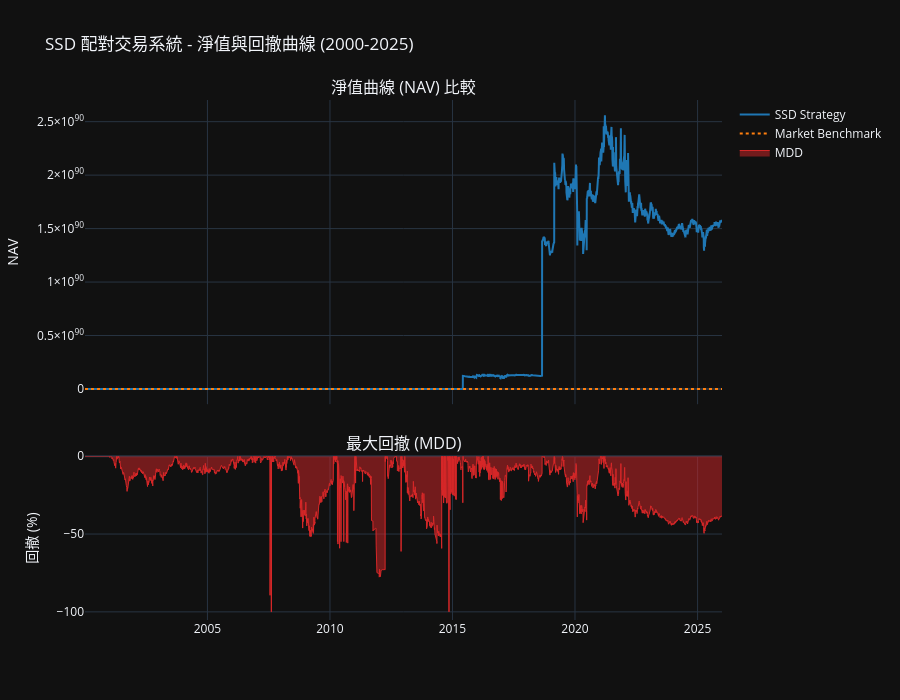
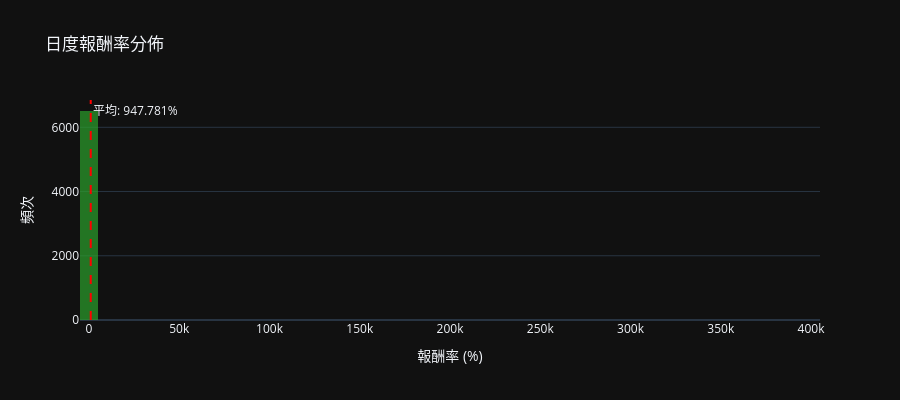
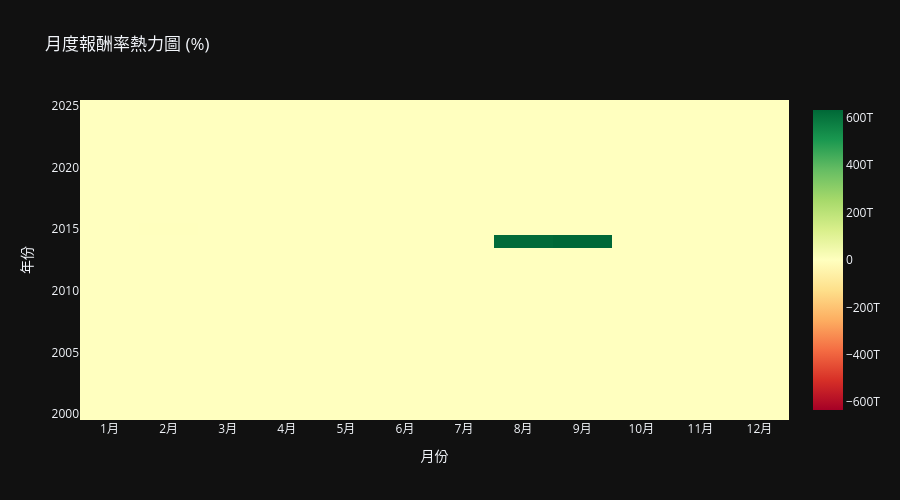

Here is the notebook cell these charts were saved with, in order:
### Code cell
# ========== 階段 6：結果視覺化與對標 ==========
# ===== 準備數據 =====
portfolio_pnl = pnl_df['Total_NAV']
returns = portfolio_pnl.pct_change().dropna()
nav = portfolio_pnl / INITIAL_CAPITAL
drawdown = (nav - nav.cummax()) / nav.cummax() * 100

# ===== 1. 淨值曲線與回撤 =====
print("\n【第 6.1 步】繪製淨值曲線與回撤 (包含大盤對標)...")

fig = make_subplots(
    rows=2, cols=1, shared_xaxes=True,
    row_heights=[0.65, 0.35],
    subplot_titles=['淨值曲線 (NAV) 比較', '最大回撤 (MDD)'],
    vertical_spacing=0.1
)

# Plot Strategy NAV
fig.add_trace(
    go.Scatter(
        x=nav.index, y=nav.values,
        name='SSD Strategy',
        line=dict(color='#1f77b4', width=2),
        hovertemplate='%{x|%Y-%m-%d}<br>Strategy NAV: %{y:.4f}<extra></extra>'
    ),
    row=1, col=1
)

# Plot Benchmark NAV 
fig.add_trace(
    go.Scatter(
        x=benchmark_nav.index, y=benchmark_nav.values,
        name='Market Benchmark',
        line=dict(color='#ff7f0e', width=2, dash='dot'),
        hovertemplate='%{x|%Y-%m-%d}<br>Benchmark NAV: %{y:.4f}<extra></extra>'
    ),
    row=1, col=1
)

# 回撤
fig.add_trace(
    go.Scatter(
        x=drawdown.index, y=drawdown.values,
        name='MDD',
        fill='tozeroy',
        line=dict(color='#d62728', width=1),
        hovertemplate='%{x|%Y-%m-%d}<br>回撤: %{y:.2f}%<extra></extra>'
    ),
    row=2, col=1
)

fig.update_layout(
    title='SSD 配對交易系統 - 淨值與回撤曲線 (2000-2025)',
    height=700,
    template='plotly_dark',
    hovermode='x unified',
    showlegend=True
)

fig.update_yaxes(title_text='NAV', row=1, col=1)
fig.update_yaxes(title_text='回撤 (%)', row=2, col=1)
fig.show()

print("✓ 淨值曲線已繪製")

# ===== 2. 日度報酬分佈 =====
print("\n【第 6.2 步】繪製報酬分佈...")

fig_returns = go.Figure()

fig_returns.add_trace(go.Histogram(
    x=returns * 100,
    name='日度報酬',
    nbinsx=50,
    marker=dict(color='#2ca02c', opacity=0.7),
    hovertemplate='報酬率: %{x:.2f}%<br>頻次: %{y}<extra></extra>'
))

fig_returns.add_vline(
    x=returns.mean() * 100,
    line_dash='dash',
    line_color='red',
    annotation_text=f"平均: {returns.mean()*100:.3f}%",
    annotation_position="top right"
)

fig_returns.update_layout(
    title='日度報酬率分佈',
    xaxis_title='報酬率 (%)',
    yaxis_title='頻次',
    height=400,
    template='plotly_dark'
)

fig_returns.show()

print("✓ 報酬分佈已繪製")

# ===== 3. 月度績效熱力圖 =====
print("\n【第 6.3 步】生成月度績效熱力圖...")

# 按月計算報酬
returns_monthly = returns.resample('M').apply(lambda x: (1 + x).prod() - 1)
returns_monthly.index = returns_monthly.index.to_period('M')

# 轉換為年-月矩陣
if len(returns_monthly) > 0:
    pivot_returns = pd.DataFrame({
        'year': [d.year for d in returns_monthly.index],
        'month': [d.month for d in returns_monthly.index],
        'return': returns_monthly.values
    })
    
    pivot_table = pivot_returns.pivot(index='year', columns='month', values='return') * 100
    
    fig_heatmap = go.Figure(data=go.Heatmap(
        z=pivot_table.values,
        x=['1月', '2月', '3月', '4月', '5月', '6月', 
           '7月', '8月', '9月', '10月', '11月', '12月'],
        y=pivot_table.index,
        colorscale='RdYlGn',
        zmid=0,
        hovertemplate='%{y}年 %{x}: %{z:.2f}%<extra></extra>'
    ))
    
    fig_heatmap.update_layout(
        title='月度報酬率熱力圖 (%)',
        xaxis_title='月份',
        yaxis_title='年份',
        height=500,
        template='plotly_dark'
    )
    
    fig_heatmap.show()
    print("✓ 熱力圖已繪製")

# ===== 4. 視窗績效統計 =====
print("\n【第 6.4 步】視窗績效統計...")

windows_df = pd.DataFrame(backtest_result['windows'])
if len(windows_df) > 0:
    print(f"\n【視窗績效摘要】(共 {len(windows_df)} 個視窗)")
    print(windows_df[['window_id', 'pairs_count', 'trade_count', 'return_pct']].head(10)
                    .to_string(index=False))
    
    print(f"\n  平均配對數: {windows_df['pairs_count'].mean():.1f}")
    print(f"  平均交易數: {windows_df['trade_count'].mean():.1f}")
    print(f"  平均視窗報酬: {windows_df['return_pct'].mean():+.2f}%")
    print(f"  正報酬視窗: {(windows_df['return_pct'] > 0).sum()}/{len(windows_df)}")

# ===== 5. 交易日誌 =====
print("\n【第 6.5 步】交易日誌統計...")

if trades:
    trades_df = pd.DataFrame(trades)
    trades_df['entry_date'] = pd.to_datetime(trades_df['entry_date'])
    trades_df['exit_date'] = pd.to_datetime(trades_df['exit_date'])
    
    print(f"\n【交易統計】(共 {len(trades_df)} 筆交易)")
    print(f"  獲利交易: {(trades_df['profit'] > 0).sum()}")
    print(f"  虧損交易: {(trades_df['profit'] <= 0).sum()}")
    print(f"  平均利潤: {trades_df['profit'].mean():.6f}")
    print(f"  最大利潤: {trades_df['profit'].max():.6f}")
    print(f"  最大虧損: {trades_df['profit'].min():.6f}")
    print(f"  平均持倉: {trades_df['hold_days'].mean():.1f} 天")
    
    # 按平倉原因分類
    print(f"\n【平倉原因統計】")
    exit_reasons = trades_df['exit_reason'].value_counts()
    for reason, count in exit_reasons.items():
        pct = count / len(trades_df) * 100
        print(f"  {reason}: {count} ({pct:.1f}%)")
    
    # 前 10 筆交易
    print(f"\n【前 10 筆交易記錄】")
    display(trades_df[['stock_a', 'stock_b', 'entry_date', 'exit_date', 
                       'entry_spread', 'exit_spread', 'profit', 'hold_days']].head(10)
                    .style.format({'profit': '{:.6f}', 'entry_spread': '{:.4f}', 
                                 'exit_spread': '{:.4f}'}))

print("\n✓ 視覺化與分析完成")

### Figure 1 — Plotly figure (JSON) as saved in the notebook; plotly's stock layout.template omitted (floating-point values rounded to 4 significant figures; data arrays with more than 128 entries replaced by an {"elided": "..."} marker saying what was removed)
{"data": [{"hovertemplate": "%{x|%Y-%m-%d}<br>Strategy NAV: %{y:.4f}<extra></extra>", "line": {"color": "#1f77b4", "width": 2}, "name": "SSD Strategy", "type": "scatter", "x": {"elided": "6539 str values"}, "xaxis": "x", "y": {"elided": "6539 float values"}, "yaxis": "y"}, {"hovertemplate": "%{x|%Y-%m-%d}<br>Benchmark NAV: %{y:.4f}<extra></extra>", "line": {"color": "#ff7f0e", "dash": "dot", "width": 2}, "name": "Market Benchmark", "type": "scatter", "x": {"elided": "6539 str values"}, "xaxis": "x", "y": {"elided": "6539 float values"}, "yaxis": "y"}, {"fill": "tozeroy", "hovertemplate": "%{x|%Y-%m-%d}<br>回撤: %{y:.2f}%<extra></extra>", "line": {"color": "#d62728", "width": 1}, "name": "MDD", "type": "scatter", "x": {"elided": "6539 str values"}, "xaxis": "x2", "y": {"elided": "6539 float values"}, "yaxis": "y2"}], "layout": {"annotations": [{"font": {"size": 16}, "showarrow": false, "text": "淨值曲線 (NAV) 比較", "x": 0.5, "xanchor": "center", "xref": "paper", "y": 1, "yanchor": "bottom", "yref": "paper"}, {"font": {"size": 16}, "showarrow": false, "text": "最大回撤 (MDD)", "x": 0.5, "xanchor": "center", "xref": "paper", "y": 0.315, "yanchor": "bottom", "yref": "paper"}], "height": 700, "hovermode": "x unified", "showlegend": true, "title": {"text": "SSD 配對交易系統 - 淨值與回撤曲線 (2000-2025)"}, "xaxis": {"anchor": "y", "domain": [0, 1], "matches": "x2", "showticklabels": false}, "xaxis2": {"anchor": "y2", "domain": [0, 1]}, "yaxis": {"anchor": "x", "domain": [0.415, 1], "title": {"text": "NAV"}}, "yaxis2": {"anchor": "x2", "domain": [0, 0.315], "title": {"text": "回撤 (%)"}}}}

### Figure 2 — Plotly figure (JSON) as saved in the notebook; plotly's stock layout.template omitted (floating-point values rounded to 4 significant figures; data arrays with more than 128 entries replaced by an {"elided": "..."} marker saying what was removed)
{"data": [{"hovertemplate": "報酬率: %{x:.2f}%<br>頻次: %{y}<extra></extra>", "marker": {"color": "#2ca02c", "opacity": 0.7}, "name": "日度報酬", "nbinsx": 50, "type": "histogram", "x": {"elided": "6538 float values"}}], "layout": {"annotations": [{"showarrow": false, "text": "平均: 947.781%", "x": 947.8, "xanchor": "left", "xref": "x", "y": 1, "yanchor": "top", "yref": "y domain"}], "height": 400, "shapes": [{"line": {"color": "red", "dash": "dash"}, "type": "line", "x0": 947.8, "x1": 947.8, "xref": "x", "y0": 0, "y1": 1, "yref": "y domain"}], "title": {"text": "日度報酬率分佈"}, "xaxis": {"title": {"text": "報酬率 (%)"}}, "yaxis": {"title": {"text": "頻次"}}}}

### Figure 3 — Plotly figure (JSON) as saved in the notebook; plotly's stock layout.template omitted (floating-point values rounded to 4 significant figures; data arrays with more than 128 entries replaced by an {"elided": "..."} marker saying what was removed)
{"data": [{"colorscale": [[0, "rgb(165,0,38)"], [0.1, "rgb(215,48,39)"], [0.2, "rgb(244,109,67)"], [0.3, "rgb(253,174,97)"], [0.4, "rgb(254,224,139)"], [0.5, "rgb(255,255,191)"], [0.6, "rgb(217,239,139)"], [0.7, "rgb(166,217,106)"], [0.8, "rgb(102,189,99)"], [0.9, "rgb(26,152,80)"], [1, "rgb(0,104,55)"]], "hovertemplate": "%{y}年 %{x}: %{z:.2f}%<extra></extra>", "type": "heatmap", "x": ["1月", "2月", "3月", "4月", "5月", "6月", "7月", "8月", "9月", "10月", "11月", "12月"], "y": [2000, 2001, 2002, 2003, 2004, 2005, 2006, 2007, 2008, 2009, 2010, 2011, 2012, 2013, 2014, 2015, 2016, 2017, 2018, 2019, 2020, 2021, 2022, 2023, 2024, 2025], "z": {"elided": "26x12 float values"}, "zmid": 0}], "layout": {"height": 500, "title": {"text": "月度報酬率熱力圖 (%)"}, "xaxis": {"title": {"text": "月份"}}, "yaxis": {"title": {"text": "年份"}}}}
